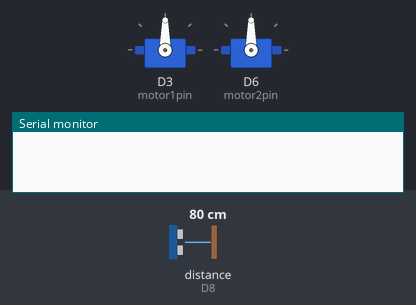
Simulated run of this sketch. Board: ESP8266 (NodeMCU). On the bench: 2 × servo, the last lines printed to the serial monitor. Inputs (shaded band) come from the test bench; at power-on: distance to the obstacle (sensor on D8) 80 cm.

Above: at 0.0 s.
At 2.1 s:
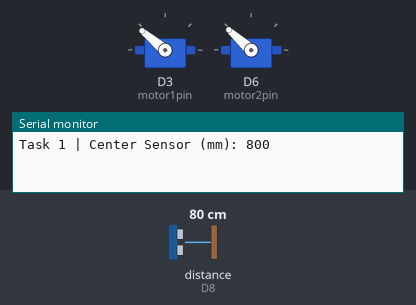
Timing chart, 0 to 3.6 s (numbered marks = the images above):
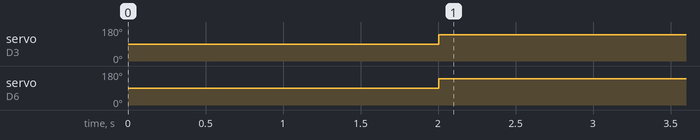

Measured:
- by itself, servo on D3 (motor1pin): 90° → 140° at 2.0 s
- by itself, servo on D6 (motor2pin): 90° → 138° at 2.0 s

The sketch:

Road_Test_Task1.ino
```cpp
/*
 * Group Information: Section G2, Group 8
 * Team Members: Abhiram Reddy Kandadi, Brendan Wujek, Joao Vitor Ferreira
 * Stevens Honor Pledge: "I pledge my honor that I have abided by the Stevens Honor System."
 * Task 1: Straight Move Performance (@ maximum speed)
 */

#include <Servo.h>
#include <Ultrasonic.h>

//Initialize
Ultrasonic ultrasonic_left(D4, D7);   //left
Ultrasonic ultrasonic_center(D5, D8); //center
Ultrasonic ultrasonic_right(D1, D2);  //right

#define motor1pin D3
#define motor2pin D6

Servo motor1;
Servo motor2;

void driveForwardMax() {
  // Calibrated max speed: Saturation occurs at 140
  motor1.write(140);
  motor2.write(138);
}

void setup() {
  Serial.begin(115200);
  motor1.attach(motor1pin);
  motor2.attach(motor2pin);

  delay(2000);
}

void loop() {
  int center_distance = ultrasonic_center.read(CM) * 10;

  // Print data to the Serial Monitor
  Serial.print("Task 1 | Center Sensor (mm): ");
  Serial.println(center_distance);

  driveForwardMax();

  delay(150);
}
```
